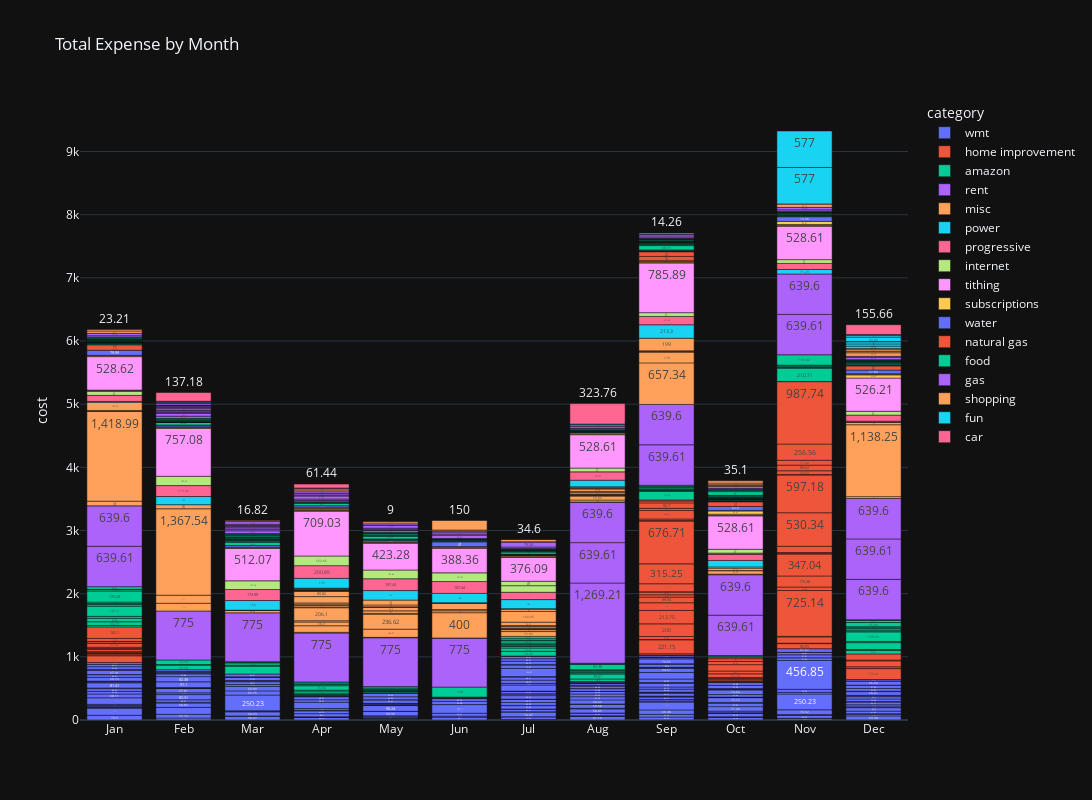

Notebook cell for this chart:
### Markdown cell above
### OG Graph Remake

### Code cell
# tempDF = df.group_by(["monthName", 'month']).agg(pl.sum("cost")) 

fig = px.bar(df.to_pandas(), x="monthName", y="cost", color="category", hover_data=['description', 'cardType', 'day'],
             title="Total Expense by Month",
             category_orders={"monthName": month_order},
             template='plotly_dark',
             labels={'monthName':''},
             text_auto=True,
             height=800,
             width=1600)

fig.show()
# fig.show()

### Figure 1 — Plotly figure (JSON) as saved in the notebook; plotly's stock layout.template omitted (floating-point values rounded to 4 significant figures; data arrays with more than 128 entries replaced by an {"elided": "..."} marker saying what was removed)
{"data": [{"customdata": {"elided": "247x3 mixed values"}, "hovertemplate": "category=wmt<br>=%{x}<br>cost=%{y}<br>description=%{customdata[0]}<br>cardType=%{customdata[1]}<br>day=%{customdata[2]}<extra></extra>", "legendgroup": "wmt", "marker": {"color": "#636efa", "pattern": {"shape": ""}}, "name": "wmt", "orientation": "v", "showlegend": true, "textposition": "auto", "texttemplate": "%{y}", "type": "bar", "x": {"elided": "247 str values"}, "xaxis": "x", "y": {"elided": "247 float values"}, "yaxis": "y"}, {"customdata": {"elided": "74x3 mixed values"}, "hovertemplate": "category=home improvement<br>=%{x}<br>cost=%{y}<br>description=%{customdata[0]}<br>cardType=%{customdata[1]}<br>day=%{customdata[2]}<extra></extra>", "legendgroup": "home improvement", "marker": {"color": "#EF553B", "pattern": {"shape": ""}}, "name": "home improvement", "orientation": "v", "showlegend": true, "textposition": "auto", "texttemplate": "%{y}", "type": "bar", "x": ["Jan", "Jan", "Jan", "Jan", "Jan", "Jan", "Jan", "Jan", "Jan", "Jan", "Jan", "Jan", "Jan", "Jan", "Jan", "Jan", "Sep", "Sep", "Sep", "Sep", "Sep", "Sep", "Sep", "Sep", "Sep", "Sep", "Sep", "Sep", "Sep", "Sep", "Sep", "Sep", "Sep", "Sep", "Sep", "Sep", "Sep", "Oct", "Oct", "Oct", "Oct", "Oct", "Oct", "Oct", "Oct", "Oct", "Oct", "Oct", "Oct", "Nov", "Nov", "Nov", "Nov", "Nov", "Nov", "Nov", "Nov", "Nov", "Nov", "Nov", "Nov", "Nov", "Nov", "Nov", "Nov", "Nov", "Nov", "Nov", "Nov", "Dec", "Dec", "Dec", "Dec", "Dec"], "xaxis": "x", "y": [107.3, 16.43, 21.68, 1.08, 1.08, 9.84, 19.04, 30.66, 15.11, 20.82, 57.62, 28.49, 5.04, 0.2, 47.8, 182.1, 19.74, 221.2, 4.44, 47.65, 200.0, 213.8, 120.2, 89.94, 36.2, 44.94, 3.26, 126.7, 315.2, 676.7, 10.53, 23.0, 134.8, 33.45, 86.7, 30.63, 15.78, 5.96, 5.93, 20.83, 13.16, 13.16, 13.16, 57.74, 43.9, 101.4, 50.69, 43.0, 25.75, 80.85, 5.99, 100.0, 9.27, 725.1, 55.08, 175.4, 347.0, 7.79, 16.0, 99.5, 530.3, 597.2, 8.77, 58.43, 89.62, 77.04, 256.6, 987.7, 3.0, 173.4, 27.29, 95.35, 13.98, 95.42], "yaxis": "y"}, {"customdata": {"elided": "92x3 mixed values"}, "hovertemplate": "category=amazon<br>=%{x}<br>cost=%{y}<br>description=%{customdata[0]}<br>cardType=%{customdata[1]}<br>day=%{customdata[2]}<extra></extra>", "legendgroup": "amazon", "marker": {"color": "#00cc96", "pattern": {"shape": ""}}, "name": "amazon", "orientation": "v", "showlegend": true, "textposition": "auto", "texttemplate": "%{y}", "type": "bar", "x": ["Jan", "Jan", "Jan", "Jan", "Jan", "Jan", "Jan", "Jan", "Jan", "Jan", "Jan", "Jan", "Feb", "Feb", "Feb", "Mar", "Mar", "Mar", "Mar", "Mar", "Mar", "Apr", "Apr", "Apr", "Apr", "Apr", "Apr", "Apr", "Apr", "Apr", "May", "May", "May", "May", "May", "May", "May", "May", "May", "May", "Jun", "Jun", "Jul", "Jul", "Jul", "Jul", "Jul", "Jul", "Jul", "Jul", "Jul", "Jul", "Jul", "Aug", "Aug", "Aug", "Aug", "Aug", "Aug", "Aug", "Aug", "Aug", "Aug", "Sep", "Sep", "Sep", "Sep", "Sep", "Sep", "Sep", "Sep", "Oct", "Oct", "Nov", "Nov", "Nov", "Nov", "Nov", "Nov", "Dec", "Dec", "Dec", "Dec", "Dec", "Dec", "Dec", "Dec", "Dec", "Dec", "Dec", "Dec", "Dec"], "xaxis": "x", "y": [21.94, 59.73, 54.86, 30.73, 161.2, 24.95, 16.45, 23.4, 175.6, 21.94, 3.73, 42.39, 73.18, 8.13, 73.18, 125.7, 6.5, 8.13, 35.28, 10.84, 7.58, 9.75, 8.13, 19.52, 32.54, 13.01, 70.34, 18.43, 25.23, 16.15, 3.9, 7.8, 18.29, 8.13, 16.25, 2.59, 1.08, 10.3, 18.54, 21.68, 8.13, 158.0, 74.62, 51.94, 27.98, 4.93, 16.26, 10.96, 18.65, 35.65, 7.67, 25.88, 35.65, 38.4, 79.01, 16.26, 13.16, 18.2, 9.87, 10.96, 83.38, 10.96, 8.77, 133.5, 16.26, 8.77, 9.27, 21.93, 13.12, 8.77, 21.68, 16.26, 8.38, 210.7, 16.26, 3.23, 15.5, 13.16, 163.4, 54.06, 16.26, 108.6, 16.43, 153.6, 15.35, 15.91, 25.23, 20.82, 5.48, 65.84, 35.11, 8.77], "yaxis": "y"}, {"customdata": [["ACH Withdrawal PENNYMAC CASH Blake Daniel Dennett", "Debit", 28], ["ACH Withdrawal PENNYMAC CASH Blake Daniel Dennett", "Debit", 14], ["VENMO           PAYMENT   250202", "Debit", 3], ["VENMO           PAYMENT   250303", "Debit", 4], ["ACH Withdrawal ELECTRONIC WITHDRAWAL", "Debit", 4], ["ACH Withdrawal VENMO PAYMENT ADANYA AND BLAKE DENNE", "Debit", 5], ["ACH Withdrawal VENMO PAYMENT ADANYA AND BLAKE DENNE", "Debit", 4], ["ACH Withdrawal PENNYMAC CASH Blake Daniel Dennett", "Debit", 4], ["ACH Withdrawal PENNYMAC CASH Blake Daniel Dennett", "Debit", 27], ["ACH Withdrawal PENNYMAC CASH Blake Daniel Dennett", "Debit", 13], ["ACH Withdrawal PENNYMAC CASH Blake Daniel Dennett", "Debit", 24], ["ACH Withdrawal PENNYMAC CASH Blake Daniel Dennett", "Debit", 10], ["ACH Withdrawal PENNYMAC CASH Blake Daniel Dennett", "Debit", 22], ["ACH Withdrawal PENNYMAC CASH Blake Daniel Dennett", "Debit", 8], ["ACH Withdrawal PENNYMAC CASH Blake Daniel Dennett", "Debit", 19], ["ACH Withdrawal PENNYMAC CASH Blake Daniel Dennett", "Debit", 5], ["ACH Withdrawal PENNYMAC CASH Blake Daniel Dennett", "Debit", 31], ["ACH Withdrawal PENNYMAC CASH Blake Daniel Dennett", "Debit", 17], ["ACH Withdrawal PENNYMAC CASH Blake Daniel Dennett", "Debit", 3]], "hovertemplate": "category=rent<br>=%{x}<br>cost=%{y}<br>description=%{customdata[0]}<br>cardType=%{customdata[1]}<br>day=%{customdata[2]}<extra></extra>", "legendgroup": "rent", "marker": {"color": "#ab63fa", "pattern": {"shape": ""}}, "name": "rent", "orientation": "v", "showlegend": true, "textposition": "auto", "texttemplate": "%{y}", "type": "bar", "x": ["Jan", "Jan", "Feb", "Mar", "Apr", "May", "Jun", "Aug", "Aug", "Aug", "Sep", "Sep", "Oct", "Oct", "Nov", "Nov", "Dec", "Dec", "Dec"], "xaxis": "x", "y": [639.6, 639.6, 775.0, 775.0, 775.0, 775.0, 775.0, 1269.0, 639.6, 639.6, 639.6, 639.6, 639.6, 639.6, 639.6, 639.6, 639.6, 639.6, 639.6], "yaxis": "y"}, {"customdata": {"elided": "93x3 mixed values"}, "hovertemplate": "category=misc<br>=%{x}<br>cost=%{y}<br>description=%{customdata[0]}<br>cardType=%{customdata[1]}<br>day=%{customdata[2]}<extra></extra>", "legendgroup": "misc", "marker": {"color": "#FFA15A", "pattern": {"shape": ""}}, "name": "misc", "orientation": "v", "showlegend": true, "textposition": "auto", "texttemplate": "%{y}", "type": "bar", "x": ["Jan", "Jan", "Jan", "Jan", "Jan", "Feb", "Feb", "Feb", "Feb", "Mar", "Mar", "Mar", "Apr", "Apr", "Apr", "Apr", "Apr", "Apr", "Apr", "Apr", "Apr", "Apr", "Apr", "Apr", "Apr", "Apr", "Apr", "Apr", "Apr", "Apr", "Apr", "Apr", "May", "May", "May", "May", "May", "May", "May", "May", "May", "May", "May", "May", "Jun", "Jun", "Jun", "Jun", "Jun", "Jun", "Jun", "Jul", "Jul", "Jul", "Jul", "Jul", "Jul", "Jul", "Jul", "Jul", "Jul", "Jul", "Jul", "Jul", "Aug", "Aug", "Aug", "Aug", "Aug", "Aug", "Aug", "Aug", "Aug", "Aug", "Aug", "Aug", "Aug", "Aug", "Sep", "Sep", "Sep", "Sep", "Sep", "Sep", "Oct", "Oct", "Oct", "Oct", "Oct", "Dec", "Dec", "Dec", "Dec"], "xaxis": "x", "y": [75.0, 1419.0, 2.99, 12.99, 130.3, 122.5, 128.0, 1368.0, 65.0, 40.64, 1.0, 1.0, 10.96, 103.5, 58.9, 20.32, 206.1, 12.23, 22.61, 22.61, 18.89, 100.0, 80.82, 10.95, 8.55, 3.2, 2.35, 1.31, 7.0, 9.87, 3.28, 6.57, 1.04, 1.04, 3.31, 129.7, 236.6, 12.47, 40.0, 53.5, 1.04, 9.0, 30.0, 77.0, 2.6, 400.0, 30.0, 19.13, 100.5, 4.49, 3.49, 76.83, 30.0, 10.6, 1.99, 5.0, 1.1, 27.94, 2.0, 16.43, 53.99, 169.9, 35.0, 9.11, 5.0, 30.0, 63.89, 5.0, 8.67, 3.0, 7.57, 7.43, 25.23, 15.9, 37.59, 11.0, 8.5, 14.86, 657.3, 170.0, 9.99, 1.0, 10.16, 199.0, 9.99, 53.78, 3.0, 37.75, 20.0, 30.0, 1138.0, 38.0, 5.0], "yaxis": "y"}, {"customdata": [["ACH Withdrawal ENTERGY ARKANSAS BANK DRAFT BLAKE DENNETT DIRECT DEBITING", "Debit", 26], ["ENTERGY ARKANSASBANK DRAFT", "Debit", 20], ["ENTERGY ARKANSASBANK DRAFT", "Debit", 21], ["ACH Withdrawal ENTERGY ARKANSAS BANK DRAFT BLAKE DENNETT DIRECT DEBITING", "Debit", 21], ["ACH Withdrawal ENTERGY ARKANSAS BANK DRAFT BLAKE DENNETT DIRECT DEBITING", "Debit", 20], ["ACH Withdrawal ENTERGY ARKANSAS BANK DRAFT BLAKE DENNETT DIRECT DEBITING", "Debit", 23], ["ACH Withdrawal ENTERGY ARKANSAS BANK DRAFT BLAKE DENNETT DIRECT DEBITING", "Debit", 21], ["ACH Withdrawal ENTERGY ARKANSAS BANK DRAFT BLAKE DENNETT DIRECT DEBITING", "Debit", 18], ["ACH Withdrawal ENTERGY ARKANSAS BANK DRAFT BLAKE DENNETT DIRECT DEBITING", "Debit", 24], ["ACH Withdrawal ENTERGY ARKANSAS BANK DRAFT BLAKE DENNETT DIRECT DEBITING", "Debit", 24], ["ACH Withdrawal ENTERGY ARKANSAS BANK DRAFT BLAKE DENNETT DIRECT DEBITING", "Debit", 24], ["ACH Withdrawal ENTERGY ARKANSAS BANK DRAFT BLAKE DENNETT DIRECT DEBITING", "Debit", 26]], "hovertemplate": "category=power<br>=%{x}<br>cost=%{y}<br>description=%{customdata[0]}<br>cardType=%{customdata[1]}<br>day=%{customdata[2]}<extra></extra>", "legendgroup": "power", "marker": {"color": "#19d3f3", "pattern": {"shape": ""}}, "name": "power", "orientation": "v", "showlegend": true, "textposition": "auto", "texttemplate": "%{y}", "type": "bar", "x": ["Jan", "Feb", "Mar", "Apr", "May", "Jun", "Jul", "Aug", "Sep", "Oct", "Nov", "Dec"], "xaxis": "x", "y": [13.8, 129.0, 152.0, 155.0, 151.0, 148.0, 143.0, 105.1, 213.3, 102.1, 71.29, 13.8], "yaxis": "y"}, {"customdata": [["ACH Withdrawal STATE FARM RO 27 CPC-CLIENT BLAKE DENNETT", "Debit", 21], ["PROG DIRECT INS INS PREM  250210", "Debit", 11], ["PROG DIRECT INS INS PREM  250310", "Debit", 11], ["ACH Withdrawal PROG DIRECT INS INS PREM Blake Dennett BRANCH03DEBIT ACH", "Debit", 10], ["ACH Withdrawal PROG DIRECT INS INS PREM Blake Dennett BRANCH03DEBIT ACH", "Debit", 12], ["ACH Withdrawal PROG DIRECT INS INS PREM Blake Dennett BRANCH03DEBIT ACH", "Debit", 10], ["ACH Withdrawal PROG DIRECT INS INS PREM Blake Dennett BRANCH03DEBIT ACH", "Debit", 10], ["ACH Withdrawal PROG DIRECT INS INS PREM Blake Dennett BRANCH03DEBIT ACH", "Debit", 12], ["ACH Withdrawal PROG DIRECT INS INS PREM Blake Dennett BRANCH03DEBIT ACH", "Debit", 10], ["ACH Withdrawal STATE FARM BILLG PAYMENTS DENNETT BLAKE", "Debit", 14], ["ACH Withdrawal PROG DIRECT INS INS PREM Blake Dennett BRANCH03DEBIT ACH", "Debit", 10], ["ACH Withdrawal STATE FARM RO 27 CPC-CLIENT BLAKE DENNETT", "Debit", 19], ["ACH Withdrawal STATE FARM RO 27 CPC-CLIENT BLAKE DENNETT", "Debit", 19]], "hovertemplate": "category=progressive<br>=%{x}<br>cost=%{y}<br>description=%{customdata[0]}<br>cardType=%{customdata[1]}<br>day=%{customdata[2]}<extra></extra>", "legendgroup": "progressive", "marker": {"color": "#FF6692", "pattern": {"shape": ""}}, "name": "progressive", "orientation": "v", "showlegend": true, "textposition": "auto", "texttemplate": "%{y}", "type": "bar", "x": ["Jan", "Feb", "Mar", "Apr", "May", "Jun", "Jul", "Aug", "Sep", "Oct", "Oct", "Nov", "Dec"], "xaxis": "x", "y": [96.04, 173.3, 174.0, 200.9, 187.4, 187.4, 116.2, 131.9, 131.8, 96.07, 20.8, 96.04, 96.04], "yaxis": "y"}, {"customdata": [["ACH Withdrawal OPTIMUM 7701 CABLE PMNT B DENNETT", "Debit", 20], ["VISIBLE                  866-331-3527 CO", "Credit", 27], ["VIASAT, INC.    J2442 RCUR", "Debit", 24], ["VIASAT, INC.    J2470 RCUR", "Debit", 24], ["ACH Withdrawal VIASAT, INC. J2501 RCUR BLAKE DENNETT", "Debit", 23], ["ACH Withdrawal VIASAT, INC. J2531 RCUR BLAKE DENNETT", "Debit", 23], ["ACH Withdrawal VIASAT, INC. J2562 RCUR BLAKE DENNETT", "Debit", 23], ["ACH Withdrawal VIASAT, INC. J2592 RCUR BLAKE DENNETT", "Debit", 23], ["ACH Withdrawal OPTIMUM 7701 CABLE PMNT B DENNETT", "Debit", 8], ["ACH Withdrawal OPTIMUM 7701 CABLE PMNT B DENNETT", "Debit", 19], ["ACH Withdrawal OPTIMUM 7701 CABLE PMNT B DENNETT", "Debit", 19], ["ACH Withdrawal OPTIMUM 7701 CABLE PMNT B DENNETT", "Debit", 20], ["ACH Withdrawal OPTIMUM 7701 CABLE PMNT B DENNETT", "Debit", 19], ["ACH Withdrawal OPTIMUM 7701 CABLE PMNT B DENNETT", "Debit", 19]], "hovertemplate": "category=internet<br>=%{x}<br>cost=%{y}<br>description=%{customdata[0]}<br>cardType=%{customdata[1]}<br>day=%{customdata[2]}<extra></extra>", "legendgroup": "internet", "marker": {"color": "#B6E880", "pattern": {"shape": ""}}, "name": "internet", "orientation": "v", "showlegend": true, "textposition": "auto", "texttemplate": "%{y}", "type": "bar", "x": ["Jan", "Jan", "Feb", "Mar", "Apr", "May", "Jun", "Jul", "Jul", "Aug", "Sep", "Oct", "Nov", "Dec"], "xaxis": "x", "y": [60.0, 19.0, 147.7, 137.7, 152.7, 137.7, 137.7, 104.3, 70.0, 60.0, 60.0, 60.0, 60.0, 60.0], "yaxis": "y"}, {"customdata": [["ACH Withdrawal Ch JesusChrist DONATION BLAKE DANIEL DENNETT 202601051553583", "Debit", 6], ["ACH Withdrawal Ch JesusChrist DONATION BLAKE DANIEL DENNETT 202601051553583", "Debit", 6], ["Ch JesusChrist  DONATION  250204", "Debit", 4], ["Ch JesusChrist  DONATION  250311", "Debit", 11], ["Ch JesusChrist  DONATION  250401", "Debit", 1], ["ACH Withdrawal Ch JesusChrist DONATION BLAKE DANIEL DENNETT 202505051205419", "Debit", 6], ["ACH Withdrawal Ch JesusChrist DONATION BLAKE DANIEL DENNETT 2025060212401616", "Debit", 3], ["ACH Withdrawal Ch JesusChrist DONATION BLAKE DANIEL DENNETT 202507071205460", "Debit", 8], ["ACH Withdrawal Ch JesusChrist DONATION BLAKE DANIEL DENNETT 202508041210124", "Debit", 5], ["ACH Withdrawal Ch JesusChrist DONATION BLAKE DANIEL DENNETT 2025090812051614", "Debit", 9], ["ACH Withdrawal Ch JesusChrist DONATION BLAKE DANIEL DENNETT 2025111712060411", "Debit", 18], ["ACH Withdrawal Ch JesusChrist DONATION BLAKE DANIEL DENNETT 202511171205510", "Debit", 18], ["ACH Withdrawal Ch JesusChrist DONATION BLAKE DANIEL DENNETT 202512081205105", "Debit", 9]], "hovertemplate": "category=tithing<br>=%{x}<br>cost=%{y}<br>description=%{customdata[0]}<br>cardType=%{customdata[1]}<br>day=%{customdata[2]}<extra></extra>", "legendgroup": "tithing", "marker": {"color": "#FF97FF", "pattern": {"shape": ""}}, "name": "tithing", "orientation": "v", "showlegend": true, "textposition": "auto", "texttemplate": "%{y}", "type": "bar", "x": ["Jan", "Jan", "Feb", "Mar", "Apr", "May", "Jun", "Jul", "Aug", "Sep", "Oct", "Nov", "Dec"], "xaxis": "x", "y": [5.0, 528.6, 757.1, 512.1, 709.0, 423.3, 388.4, 376.1, 528.6, 785.9, 528.6, 528.6, 526.2], "yaxis": "y"}, {"customdata": [["Card purchase Spotify USA  877-7781161 NY 01-05-2026", "Debit", 5], ["Netflix                  1 8445052993 CA", "Credit", 27], ["DC Spotify USA 877-7781161 NY Ref:505504202460 Auth:142704 PurchDate:02-24-2025", "Debit", 25], ["POS 0213 1042 447320 Adobe                   San Jose     CA", "Debit", 13], ["DC Spotify USA 877-7781161 NY Ref:508304055353 Auth:42149 PurchDate:03-24-2025", "Debit", 25], ["POS 0313 1306 176438 Phtoshp Lightrm         San Jose     CA", "Debit", 13], ["Card purchase Spotify USA    04-24-2025", "Debit", 24], ["Bill payment Withdrawal Phtoshp Lightrm  San Jose, CA", "Debit", 13], ["APPLE.COM/BILL           866-712-7753 CA", "Credit", 13], ["APPLE.COM/BILL           866-712-7753 CA", "Credit", 10], ["APPLE.COM/BILL           866-712-7753 CA", "Credit", 7], ["Card purchase Spotify USA    05-24-2025", "Debit", 25], ["Bill payment Withdrawal Phtoshp Lightrm Bndl Park Avenue,345 adobe.com, CA", "Debit", 13], ["Card purchase Spotify USA    06-24-2025", "Debit", 24], ["Bill payment Withdrawal Phtoshp Lightrm Bndl Park Avenue,345 adobe.com, CA", "Debit", 13], ["Card purchase Spotify P38DD91210    07-24-2025", "Debit", 24], ["Bill payment Withdrawal Phtoshp Lightrm Bndl Park Avenue,345 adobe.com, CA", "Debit", 13], ["Card purchase Spotify P39D6B1224    08-24-2025", "Debit", 24], ["Bill payment Withdrawal Phtoshp Lightrm Bndl Park Avenue,345 adobe.com, CA", "Debit", 13], ["NETFLIX.COM              NETFLIX.COM  CA", "Credit", 28], ["Card purchase Spotify P3AD773BF6    09-24-2025", "Debit", 24], ["Bill payment Withdrawal Phtoshp Lightrm Bndl Park Avenue,345 adobe.com, CA", "Debit", 13], ["NETFLIX", "Credit", 28], ["Card purchase Spotify P3BC3DFBFD  New York NY 10-24-2025", "Debit", 24], ["Bill payment Withdrawal ADOBE INC PHTOSHP LIGHTRM ADOBE.COM SAN JOSE, CA", "Debit", 13], ["ACH Withdrawal ADT SECURITY SER ADTPAPACH DENNETT, BLAKE", "Debit", 10], ["NETFLIX.COM              NETFLIX.COM  CA", "Credit", 28], ["Card purchase Spotify P3CB6775D6  New York NY 11-24-2025", "Debit", 23], ["Bill payment Withdrawal ADOBE INC PHTOSHP LIGHTRM ADOBE.COM SAN JOSE, CA", "Debit", 13], ["ACH Withdrawal ADT SECURITY SER ADTPAPACH DENNETT, BLAKE", "Debit", 10], ["ACH Withdrawal ADT SECURITY SER ADTPAPACH DENNETT, BLAKE", "Debit", 8], ["Netflix                  1 8445052993 CA", "Credit", 28], ["NETFLIX.COM              NETFLIX.COM  CA", "Credit", 2]], "hovertemplate": "category=subscriptions<br>=%{x}<br>cost=%{y}<br>description=%{customdata[0]}<br>cardType=%{customdata[1]}<br>day=%{customdata[2]}<extra></extra>", "legendgroup": "subscriptions", "marker": {"color": "#FECB52", "pattern": {"shape": ""}}, "name": "subscriptions", "orientation": "v", "showlegend": true, "textposition": "auto", "texttemplate": "%{y}", "type": "bar", "x": ["Jan", "Jan", "Feb", "Feb", "Mar", "Mar", "Apr", "Apr", "Apr", "Apr", "Apr", "May", "May", "Jun", "Jun", "Jul", "Jul", "Aug", "Aug", "Aug", "Sep", "Sep", "Sep", "Oct", "Oct", "Oct", "Oct", "Nov", "Nov", "Nov", "Dec", "Dec", "Dec"], "xaxis": "x", "y": [11.99, 8.77, 11.99, 9.99, 11.99, 9.99, 11.99, 9.99, 16.49, 7.99, 15.99, 11.99, 9.99, 11.99, 14.99, 11.99, 14.99, 11.99, 14.99, 8.77, 11.99, 14.99, 8.77, 11.99, 14.99, 50.47, 8.77, 11.99, 14.99, 50.47, 50.47, 8.77, 8.77], "yaxis": "y"}, {"customdata": [["ACH Withdrawal EL DORADO WATER UMS BILL DENNETT, BLAKE", "Debit", 2], ["SHARE CHECK", "Debit", 21], ["SHARE CHECK", "Debit", 24], ["Check", "Debit", 29], ["SHARE CHECK", "Debit", 29], ["Card purchase EL DORADO WATER UTI    06-27-2025", "Debit", 29], ["ACH Withdrawal EL DORADO WATER UMS BILL DENNETT, BLAKE", "Debit", 2], ["ACH Withdrawal EL DORADO WATER UMS BILL DENNETT, BLAKE", "Debit", 3], ["ACH Withdrawal EL DORADO WATER UMS BILL DENNETT, BLAKE", "Debit", 3]], "hovertemplate": "category=water<br>=%{x}<br>cost=%{y}<br>description=%{customdata[0]}<br>cardType=%{customdata[1]}<br>day=%{customdata[2]}<extra></extra>", "legendgroup": "water", "marker": {"color": "#636efa", "pattern": {"shape": ""}}, "name": "water", "orientation": "v", "showlegend": true, "textposition": "auto", "texttemplate": "%{y}", "type": "bar", "x": ["Jan", "Feb", "Mar", "Apr", "May", "Jun", "Oct", "Nov", "Dec"], "xaxis": "x", "y": [79.99, 18.67, 25.62, 25.24, 24.47, 75.0, 62.9, 73.96, 57.86], "yaxis": "y"}, {"customdata": [["ACH Withdrawal SUMMIT SUA BILLPAY BLAKE DENNETT BILLPAY", "Debit", 1], ["ACH Withdrawal SUMMIT SUA BILLPAY BLAKE DENNETT BILLPAY", "Debit", 30], ["ACH Withdrawal SUMMIT SUA BILLPAY BLAKE DENNETT BILLPAY", "Debit", 2], ["ACH Withdrawal SUMMIT SUA BILLPAY BLAKE DENNETT BILLPAY", "Debit", 30], ["ACH Withdrawal SUMMIT SUA BILLPAY BLAKE DENNETT BILLPAY", "Debit", 2]], "hovertemplate": "category=natural gas<br>=%{x}<br>cost=%{y}<br>description=%{customdata[0]}<br>cardType=%{customdata[1]}<br>day=%{customdata[2]}<extra></extra>", "legendgroup": "natural gas", "marker": {"color": "#EF553B", "pattern": {"shape": ""}}, "name": "natural gas", "orientation": "v", "showlegend": true, "textposition": "auto", "texttemplate": "%{y}", "type": "bar", "x": ["Jan", "Sep", "Sep", "Oct", "Dec"], "xaxis": "x", "y": [87.0, 69.0, 74.0, 75.0, 66.0], "yaxis": "y"}, {"customdata": {"elided": "210x3 mixed values"}, "hovertemplate": "category=food<br>=%{x}<br>cost=%{y}<br>description=%{customdata[0]}<br>cardType=%{customdata[1]}<br>day=%{customdata[2]}<extra></extra>", "legendgroup": "food", "marker": {"color": "#00cc96", "pattern": {"shape": ""}}, "name": "food", "orientation": "v", "showlegend": true, "textposition": "auto", "texttemplate": "%{y}", "type": "bar", "x": {"elided": "210 str values"}, "xaxis": "x", "y": {"elided": "210 float values"}, "yaxis": "y"}, {"customdata": {"elided": "56x3 mixed values"}, "hovertemplate": "category=gas<br>=%{x}<br>cost=%{y}<br>description=%{customdata[0]}<br>cardType=%{customdata[1]}<br>day=%{customdata[2]}<extra></extra>", "legendgroup": "gas", "marker": {"color": "#ab63fa", "pattern": {"shape": ""}}, "name": "gas", "orientation": "v", "showlegend": true, "textposition": "auto", "texttemplate": "%{y}", "type": "bar", "x": ["Jan", "Jan", "Jan", "Feb", "Feb", "Feb", "Feb", "Feb", "Feb", "Feb", "Feb", "Feb", "Feb", "Feb", "Feb", "Feb", "Mar", "Mar", "Mar", "Mar", "Mar", "Mar", "Mar", "Apr", "Apr", "Apr", "Apr", "Apr", "Apr", "May", "May", "May", "May", "May", "May", "Jun", "Jun", "Jun", "Jun", "Jul", "Jul", "Jul", "Aug", "Aug", "Aug", "Aug", "Sep", "Sep", "Sep", "Sep", "Oct", "Oct", "Nov", "Nov", "Dec", "Dec"], "xaxis": "x", "y": [4.79, 21.98, 38.44, 34.73, 45.6, 12.49, 25.52, 3.11, 2.45, 28.92, 17.43, 15.32, 15.41, 8.77, 0.07, 26.92, 42.37, 26.01, 22.63, 19.31, 16.03, 19.95, 41.93, 22.24, 20.99, 47.55, 15.03, 23.18, 29.41, 29.39, 3.83, 15.87, 15.56, 41.54, 26.09, 54.67, 18.56, 30.66, 18.09, 24.75, 79.24, 3.4, 17.09, 6.62, 29.57, 25.67, 10.73, 31.42, 27.14, 4.19, 16.55, 31.72, 27.91, 39.49, 38.79, 15.6], "yaxis": "y"}, {"customdata": [["REXBURG DI               REXBURG      ID", "Credit", 2], ["SP REAL DEALS REXBUR     120-86074000 ID", "Credit", 1], ["DC T J MAXX #1330 1835 N EL DORADO AR Ref:505600145503 Auth:360955 PurchDate:02-25-2025", "Debit", 27], ["SEPHORA.COM              877-SEPHORA  CA", "Credit", 24], ["T J MAXX #1330           EL DORADO    AR", "Credit", 20], ["Card purchase T J MAXX #1330    05-20-2025", "Debit", 22], ["Card purchase SHEIN.COM    06-01-2025", "Debit", 2], ["GLOSS* ZOE FRYE HAIR     185-57702098 NV", "Credit", 15], ["Card purchase SHEIN.COM    06-29-2025", "Debit", 1], ["T J MAXX #1330           EL DORADO    AR", "Credit", 26], ["Card purchase SHEIN.COM  844-8022500 CA 10-24-2025", "Debit", 26], ["Credit or debit card Withdrawal SHEIN.COM 844-8022500 CA  XXXXXXXXXXXX5143", "Debit", 26], ["OLDNAVY.COM              800-427-7895 CA", "Credit", 23], ["T J MAXX #1330           EL DORADO    AR", "Credit", 19], ["Card purchase SHEIN.COM  844-8022500 NY 11-24-2025", "Debit", 25], ["Credit or debit card Withdrawal SHEIN.COM 844-8022500 NY  XXXXXXXXXXXX5143", "Debit", 25], ["POS Withdrawal REXBURG DI  REXBURG ID", "Debit", 22], ["REXBURG DI               REXBURG      ID", "Credit", 26], ["T J MAXX #1330           EL DORADO    AR", "Credit", 7], ["SALONCENTRIC             EL DORADO    AR", "Credit", 3]], "hovertemplate": "category=shopping<br>=%{x}<br>cost=%{y}<br>description=%{customdata[0]}<br>cardType=%{customdata[1]}<br>day=%{customdata[2]}<extra></extra>", "legendgroup": "shopping", "marker": {"color": "#FFA15A", "pattern": {"shape": ""}}, "name": "shopping", "orientation": "v", "showlegend": true, "textposition": "auto", "texttemplate": "%{y}", "type": "bar", "x": ["Jan", "Jan", "Feb", "Mar", "Apr", "May", "Jun", "Jun", "Jul", "Sep", "Oct", "Oct", "Oct", "Oct", "Nov", "Nov", "Dec", "Dec", "Dec", "Dec"], "xaxis": "x", "y": [37.1, 23.21, 8.77, 16.82, 27.43, 32.89, 14.43, 150.0, 34.6, 14.26, 21.83, 5.98, 27.44, 35.1, 53.79, 0.93, 54.59, 21.2, 27.43, 17.57], "yaxis": "y"}, {"customdata": [["DC LION.S CLUB GOLF COURS EL DORADO AR Ref:505307671860 Auth:898347 PurchDate:02-22-2025", "Debit", 25], ["EXCALIBUR FAMILY FUN CENTEL DORADO    AR", "Credit", 16], ["EXCALIBUR FAMILY FUN CENTEL DORADO    AR", "Credit", 16], ["Card purchase CEP*EL DORADO GOLF &amp;    04-12-2025", "Debit", 13], ["LION'S CLUB GOLF COURSE  EL DORADO    AR", "Credit", 15], ["CEP*EL DORADO GOLF &     EL DORADO    AR", "Credit", 10], ["Card purchase UNITED  UNITED.COM TX 11-03-2025", "Debit", 4], ["Card purchase UNITED  UNITED.COM TX 11-03-2025", "Debit", 4], ["Card purchase THE ROCK GYM REXBURG  154-13165747 ID 12-23-2025", "Debit", 23], ["Card purchase UNITED  UNITED.COM TX 12-19-2025", "Debit", 20], ["Card purchase UNITED  UNITED.COM TX 12-19-2025", "Debit", 20], ["Card purchase Prime Video *AN1Y36BO3  888-802-3080 WA 12-14-2025", "Debit", 14], ["POS Withdrawal PLAYSTATION NETWORK  FOSTER CITY CA", "Debit", 7], ["GRAVITY FACTORY          REXBURG      ID", "Credit", 29], ["EAST IDAHO AQUARIUM      IDAHO FALLS  ID", "Credit", 26]], "hovertemplate": "category=fun<br>=%{x}<br>cost=%{y}<br>description=%{customdata[0]}<br>cardType=%{customdata[1]}<br>day=%{customdata[2]}<extra></extra>", "legendgroup": "fun", "marker": {"color": "#19d3f3", "pattern": {"shape": ""}}, "name": "fun", "orientation": "v", "showlegend": true, "textposition": "auto", "texttemplate": "%{y}", "type": "bar", "x": ["Feb", "Feb", "Feb", "Apr", "May", "Aug", "Nov", "Nov", "Dec", "Dec", "Dec", "Dec", "Dec", "Dec", "Dec"], "xaxis": "x", "y": [11.0, 10.0, 5.0, 21.61, 9.0, 10.3, 577.0, 577.0, 39.28, 35.0, 35.0, 2.73, 69.99, 28.62, 12.48], "yaxis": "y"}, {"customdata": [["DC MUFFLEX MUFFLER CENTER EL DORADO AR Ref:503704596257 Auth:363264 PurchDate:02-06-2025", "Debit", 8], ["AUTOZONE #0159           EL DORADO    AR", "Credit", 22], ["AUTOZONE #0159           EL DORADO    AR", "Credit", 22], ["Card purchase IRONHEART AUTOMOTIVE L    08-30-2025", "Debit", 31], ["IRONHEART AUTOMOTIVE     EL DORADO    AR", "Credit", 19]], "hovertemplate": "category=car<br>=%{x}<br>cost=%{y}<br>description=%{customdata[0]}<br>cardType=%{customdata[1]}<br>day=%{customdata[2]}<extra></extra>", "legendgroup": "car", "marker": {"color": "#FF6692", "pattern": {"shape": ""}}, "name": "car", "orientation": "v", "showlegend": true, "textposition": "auto", "texttemplate": "%{y}", "type": "bar", "x": ["Feb", "Apr", "Apr", "Aug", "Dec"], "xaxis": "x", "y": [137.2, 10.96, 61.44, 323.8, 155.7], "yaxis": "y"}], "layout": {"barmode": "relative", "height": 800, "legend": {"title": {"text": "category"}, "tracegroupgap": 0}, "title": {"text": "Total Expense by Month"}, "width": 1600, "xaxis": {"anchor": "y", "categoryarray": ["Jan", "Feb", "Mar", "Apr", "May", "Jun", "Jul", "Aug", "Sep", "Oct", "Nov", "Dec"], "categoryorder": "array", "domain": [0, 1], "title": {"text": ""}}, "yaxis": {"anchor": "x", "domain": [0, 1], "title": {"text": "cost"}}}}
